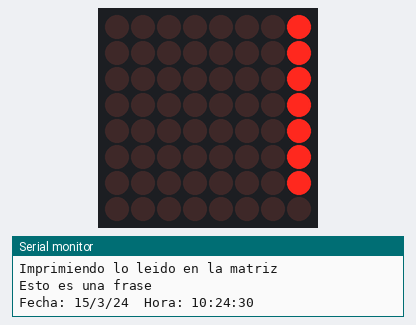
This sketch was run on a simulated Arduino Uno, built with avr-gcc and run on an emulated ATmega328P. Shown: 8×8 LED matrix, the last lines printed to the serial monitor. Wiring (inferred from the names in the program): 24Cxx EEPROM at I2C address 0x50. The local clock reads 2024-03-15 10:24:30 at power-on unless the sketch sets it; EEPROM starts erased.

Above: at 0.11 s.
At 1.44 s:
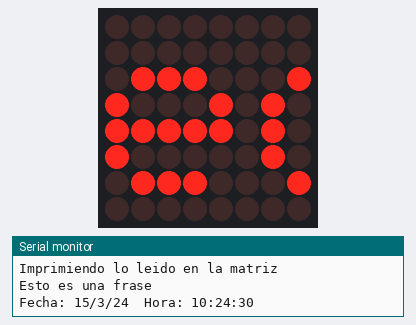
At 2.78 s:
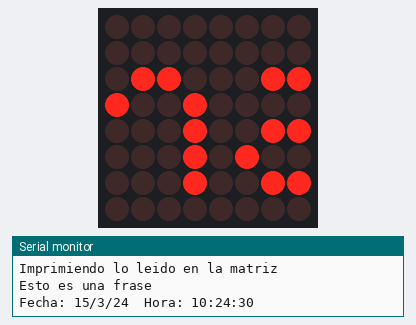
At 5.56 s:
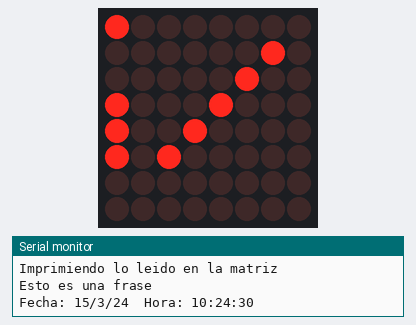
At 11.11 s:
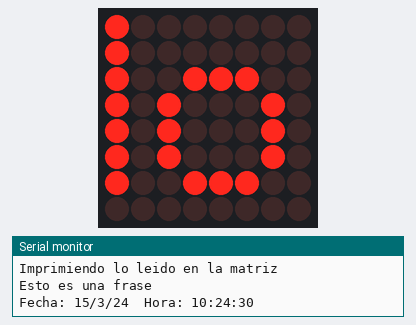
At 38.32 s:
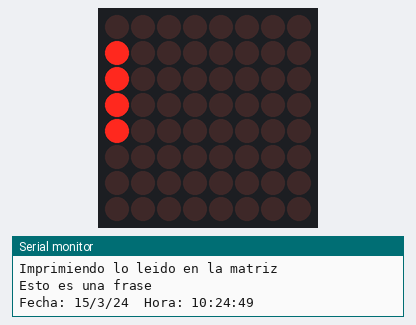

The sketch:

RTCconMatriz.ino
```cpp
#include <SPI.h>
#include <Wire.h>
#include <Adafruit_GFX.h>
#include <Max72xxPanel.h>
//matriz
//Vcc - Vcc
//Gnd - Gnd
//Din - Mosi (Pin 11)
//Cs  - SS (Pin 10)
//Clk - Sck (Pin 13)
//memoria
//Vcc - 5V
//GND - GND
//SDA - A4 pin 5
//SCL - A5 pin 6

const int eepromAddress = 0x50;
const int wait = 100; // In milliseconds
const int spacer = 1;
const int width = 5 + spacer; // The fon width is 5 pixels
const int pinCS = 10;
const int numberOfHorizontalDisplays = 1;
const int numberOfVerticalDisplays = 1;

String tape;  //text
uint8_t second, minute, hour, wday, day, month, year;

Max72xxPanel matrix = Max72xxPanel(pinCS, numberOfHorizontalDisplays, numberOfVerticalDisplays);

void i2c_eeprom_write_byte(int deviceaddress, unsigned int eeaddress, byte data) {
  int rdata = data;
  Wire.beginTransmission(deviceaddress);
  Wire.write((int)(eeaddress >> 8)); // MSB
  Wire.write((int)(eeaddress & 0xFF)); // LSB
  Wire.write(rdata);
  Wire.endTransmission();
}

// WARNING: address is a page address, 6-bit end will wrap around
// also, data can be maximum of about 30 bytes, because the Wire library has a buffer of 32 bytes
void i2c_eeprom_write_page(int deviceaddress, unsigned int eeaddresspage, byte* data, byte length) {
  Wire.beginTransmission(deviceaddress);
  Wire.write((int)(eeaddresspage >> 8)); // MSB
  Wire.write((int)(eeaddresspage & 0xFF)); // LSB
  byte c;
  for (c = 0; c < length; c++)
    Wire.write(data[c]);
  Wire.endTransmission();
}

byte i2c_eeprom_read_byte(int deviceaddress, unsigned int eeaddress) {
  byte rdata = 0xFF;
  Wire.beginTransmission(deviceaddress);
  Wire.write((int)(eeaddress >> 8)); // MSB
  Wire.write((int)(eeaddress & 0xFF)); // LSB
  Wire.endTransmission();
  Wire.requestFrom(deviceaddress, 1);
  if (Wire.available()) rdata = Wire.read();
  return rdata;
}

// maybe let's not read more than 30 or 32 bytes at a time!
void i2c_eeprom_read_buffer(int deviceaddress, unsigned int eeaddress, byte *buffer, int length) {
  Wire.beginTransmission(deviceaddress);
  Wire.write((int)(eeaddress >> 8)); // MSB
  Wire.write((int)(eeaddress & 0xFF)); // LSB
  Wire.endTransmission();
  Wire.requestFrom(deviceaddress, length);
  int c = 0;
  for (c = 0; c < length; c++)
    if (Wire.available()) buffer[c] = Wire.read();
}

void imprimirEnPantalla() {
  for (int i = 0; i < width * tape.length() + matrix.width() - 1 - spacer; i++) {
    matrix.fillScreen(LOW);
    int letter = i / width;
    int x = (matrix.width() - 1) - i % width;
    int y = (matrix.height() - 8) / 2; // center the text vertically
    while (x + width - spacer >= 0 && letter >= 0) {
      if (letter < tape.length())
        matrix.drawChar(x, y, tape[letter], HIGH, LOW, 1);

      letter--;
      x -= width;
    }
    matrix.write(); // Send bitmap to display

    delay(wait);
  }
}

void print_time() {
  Serial.print("Fecha: ");
  Serial.print(day);
  Serial.print('/');
  Serial.print(month);
  Serial.print('/');
  Serial.print(year);

  Serial.print("  Hora: ");
  Serial.print(hour);
  Serial.print(':');
  Serial.print(minute);
  Serial.print(':');
  Serial.print(second);

  Serial.println();
}

uint8_t bcd2bin(uint8_t bcd) {
  // Convertir decenas y luego unidades a un numero binario
  return (bcd / 16 * 10) + (bcd % 16);
}

uint8_t bin2bcd(uint8_t bin) {
  return (bin / 10 * 16) + (bin % 10);
}

bool write_ds1307() {
  // Iniciar el intercambio de información con el DS1307 (0x68)
  Wire.beginTransmission(0x68);

  // Escribir la dirección del registro segundero
  Wire.write(0x00);

  // Escribir valores en los registros, nos aseguramos que el bit clock halt
  // en el registro del segundero este desactivado (esto hace que el reloj funcione)
  Wire.write(bin2bcd(second & 0x7F)); // <--- Esto hace que el reloj comience a trabajar
  Wire.write(bin2bcd(minute));
  Wire.write(bin2bcd(hour));
  Wire.write(bin2bcd(wday));
  Wire.write(bin2bcd(day));
  Wire.write(bin2bcd(month));
  Wire.write(bin2bcd(year));

  // Terminamos la escritura y verificamos si el DS1307 respondio
  // Si la escritura se llevo a cabo el metodo endTransmission retorna 0
  if (Wire.endTransmission() != 0)
    return false;

  // Retornar verdadero si se escribio con exito
  return true;
}

bool read_ds1307() {
  // Iniciar el intercambio de información con el DS1307 (0xD0)
  Wire.beginTransmission(0x68);

  // Escribir la dirección del segundero
  Wire.write(0x00);

  // Terminamos la escritura y verificamos si el DS1307 respondio
  // Si la escritura se llevo a cabo el metodo endTransmission retorna 0
  if (Wire.endTransmission() != 0)
    return false;

  // Si el DS1307 esta presente, comenzar la lectura de 8 bytes
  Wire.requestFrom(0x68, 8);

  // Recibimos el byte del registro 0x00 y lo convertimos a binario
  second = bcd2bin(Wire.read());
  minute = bcd2bin(Wire.read()); // Continuamos recibiendo cada uno de los registros
  hour = bcd2bin(Wire.read());
  wday = bcd2bin(Wire.read());
  day = bcd2bin(Wire.read());
  month = bcd2bin(Wire.read());
  year = bcd2bin(Wire.read());

  // Recibir los datos del registro de control en la dirección 0x07
  uint8_t ctrl = Wire.read();

  // Operacion satisfactoria, retornamos verdadero
  return true;
}

void getTime() {
  if (read_ds1307())
    print_time();
  else
    Serial.println("No se detecta el DS1307, revisar conexiones");
}

void setup() {
  Wire.begin();
  Serial.begin(9600);

  char somedata[] = "Esto es una frase";

  i2c_eeprom_write_page(eepromAddress, 0, (byte *)somedata, sizeof(somedata));

  delay(10);

  Serial.println(F("Escritura completada"));

  matrix.setIntensity(1); // Use a value between 0 and 15 for brightness

  // Adjust to your own needs
  matrix.setPosition(0, 0, 0); // The first display is at <0, 0>

  matrix.setRotation(0, 0);    // Display is position upside down
}

void loop() {
  int addr = 0;
  byte value = i2c_eeprom_read_byte(eepromAddress, addr);
  tape = "";
  while (value != 0) {
    tape = tape + String((char)value);
    addr++;
    value = i2c_eeprom_read_byte(0x50, addr);
  }
  Serial.println("Imprimiendo lo leido en la matriz");
  Serial.println(tape);
  getTime();
  tape = "";
  tape = "Fecha:" + String(day) + "/" + String(month) + "/20" + String(year) + " Hora: " + String(hour) + ":" + String(minute) + ":" + String(second);
  imprimirEnPantalla();
}
```
